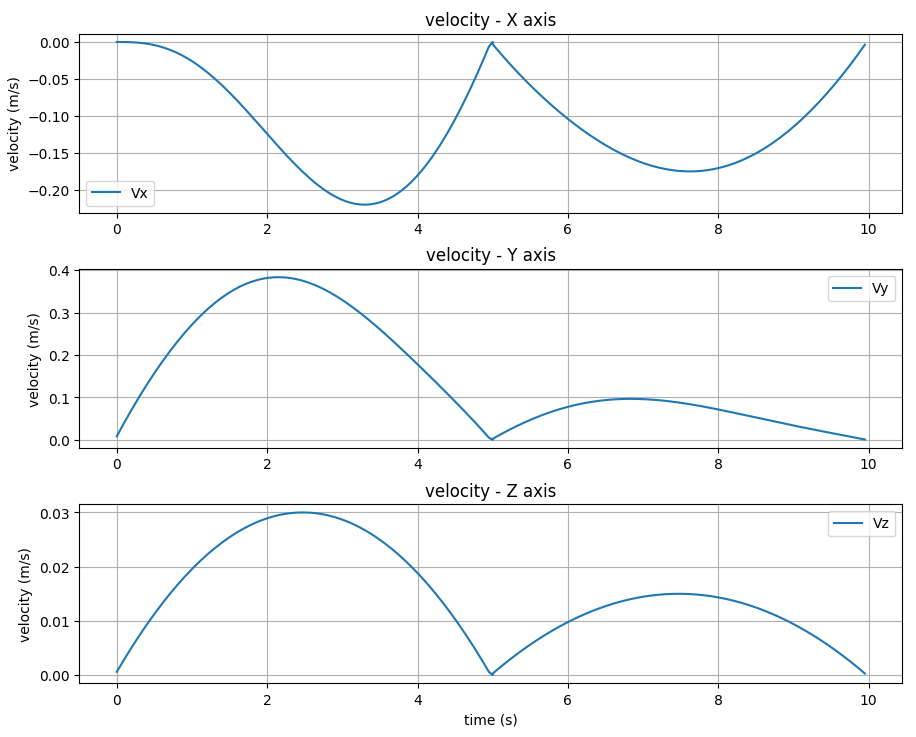

Reproduce this figure in Python.
import numpy as np
import matplotlib.pyplot as plt


# 定义DH参数
l1, l2 = 1, 1
# 时间节点
t0 = 0
tmid = 5
tf = 10

# 位置节点
q0 = np.array([0, 0, 0])
qmid = np.array([np.radians(20), np.radians(40), 0.1])
qf = np.array([np.radians(30), np.radians(60), 0.15])

# 初始化结果
t1 = np.linspace(t0, tmid, 100)
t2 = np.linspace(tmid, tf, 100)
q = []
dq = []
ddq = []

# 分别计算每个关节的轨迹
for i in range(3):
    # 第一段轨迹规划系数
    A1 = np.array([
        [1, t0, t0**2, t0**3],
        [0, 1, 2*t0, 3*t0**2],
        [1, tmid, tmid**2, tmid**3],
        [0, 1, 2*tmid, 3*tmid**2]
    ])
    B1 = np.array([q0[i], 0, qmid[i], 0])
    coeffs1 = np.linalg.solve(A1, B1)

    # 第二段轨迹规划系数
    A2 = np.array([
        [1, tmid, tmid**2, tmid**3],
        [0, 1, 2*tmid, 3*tmid**2],
        [1, tf, tf**2, tf**3],
        [0, 1, 2*tf, 3*tf**2]
    ])
    B2 = np.array([qmid[i], 0, qf[i], 0])
    coeffs2 = np.linalg.solve(A2, B2)

    # 位置曲线
    q1 = np.polyval(coeffs1[::-1], t1)
    q2 = np.polyval(coeffs2[::-1], t2)

    # 速度曲线
    dq1 = np.polyval(np.polyder(coeffs1[::-1]), t1)
    dq2 = np.polyval(np.polyder(coeffs2[::-1]), t2)

    # 加速度曲线
    ddq1 = np.polyval(np.polyder(coeffs1[::-1], 2), t1)
    ddq2 = np.polyval(np.polyder(coeffs2[::-1], 2), t2)

    # 合并数据
    q.append(np.concatenate((q1, q2)))
    dq.append(np.concatenate((dq1, dq2)))
    ddq.append(np.concatenate((ddq1, ddq2)))

# 转换为numpy数组
q = np.array(q)
dq = np.array(dq)
ddq = np.array(ddq)

# 时间范围
t = np.concatenate((t1, t2))

# 计算末端位姿的函数
def forward_kinematics(q):
    theta1, theta2, d3 = q
    x = l1 * np.cos(theta1) + l2 * np.cos(theta1 + theta2)
    y = l1 * np.sin(theta1) + l2 * np.sin(theta1 + theta2)
    z = d3
    return np.array([x, y, z])

# 计算末端位姿轨迹
end_effector_positions = np.array([forward_kinematics(qi) for qi in q.T])

# 计算末端速度轨迹（使用差分方法）
dt = t[1] - t[0]
end_effector_velocity = np.diff(end_effector_positions, axis=0) / dt

# 时间范围修正，速度轨迹比位置少一个点
t_velocity = t[:-1]

# 绘制末端速度曲线
fig, axs = plt.subplots(3, 1, figsize=(10, 8))

axs[0].plot(t_velocity, end_effector_velocity[:, 0], label='Vx')
axs[0].set_ylabel('velocity (m/s)')
axs[0].set_title('velocity - X axis')
axs[0].grid(True)
axs[0].legend()

axs[1].plot(t_velocity, end_effector_velocity[:, 1], label='Vy')
axs[1].set_ylabel('velocity (m/s)')
axs[1].set_title('velocity - Y axis')
axs[1].grid(True)
axs[1].legend()

axs[2].plot(t_velocity, end_effector_velocity[:, 2], label='Vz')
axs[2].set_ylabel('velocity (m/s)')
axs[2].set_title('velocity - Z axis')
axs[2].set_xlabel('time (s)')
axs[2].grid(True)
axs[2].legend()

plt.tight_layout()
plt.show()
